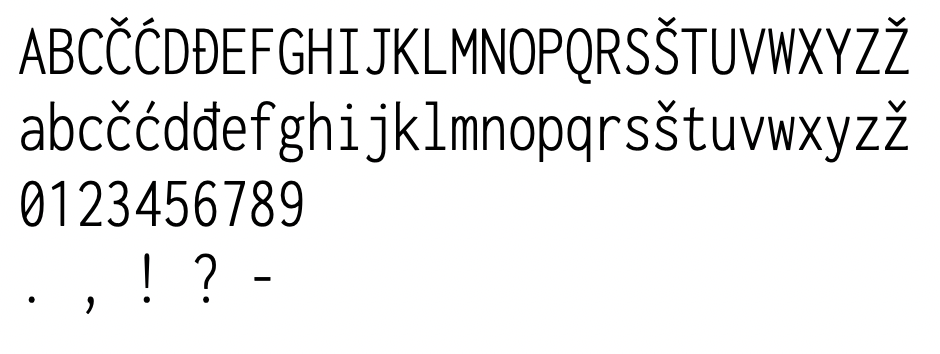
#> input picture data/inconsolata_condensed_light_train.png, 940 x 354 px; its folder holds only this picture in this run
$ python -i classification.py   (imports and definitions only)
#> lines starting #> are read from the running program, lines starting #| are printed output that depends on the picture; after the words box and inside, x2 and y2 are one past the last pixel; in counts of white or black regions, pixels touching at a corner belong together
#> further down, picture is the input picture: shape (354, 940, 3); mean B, G, R 235.5, 235.5, 235.5
### ocr/processing.py
import cv2
import numpy as np

from ocr.segmentation import find_contours


# [62 lines left out: function autocrop, not called in this run]


def display_rect(image, rect, color=(0, 0, 255), thickness=1):
    x, y, w, h = rect
    cv2.rectangle(image, (x, y), (x + w, y + h), color, thickness)


def remove_noise(img, threshold=0.1, pad=0, blur_size=1):
    """
    Function for removing objects on the border, for example, because the image was not cropped correctly.

    :param img: input image
    :param threshold: it is assumed that the objects want to delete can be found in threshold % of the image in
                            each dimension
    :param pad: number of pixels by which the image was padded in each direction

    """
#> called with threshold = 0.1, pad = 0, blur_size = 1
    original = img.copy()
    if len(img.shape) > 2:
        img = cv2.cvtColor(img, cv2.COLOR_BGR2GRAY)

    img = cv2.blur(img, (blur_size, blur_size), 0)
    img = cv2.adaptiveThreshold(img, 255, cv2.ADAPTIVE_THRESH_GAUSSIAN_C,
                                cv2.THRESH_BINARY_INV, 11, 2)
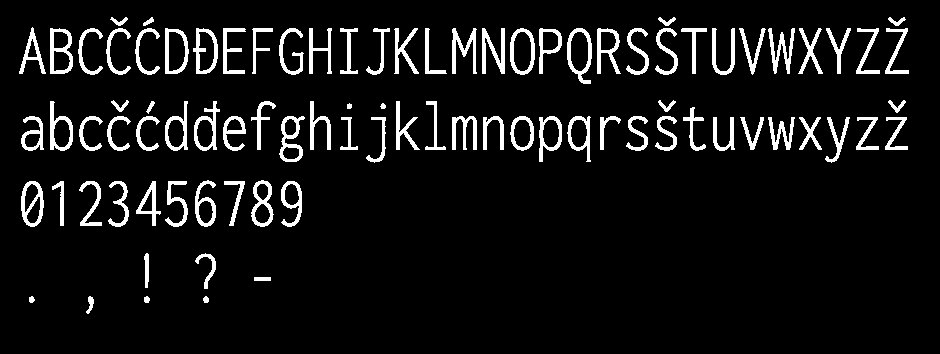
#> img: shape (354, 940); 7.7% white; 89 white regions

    contours, _ = cv2.findContours(img, cv2.RETR_EXTERNAL, cv2.CHAIN_APPROX_SIMPLE)
#> contours = 89 contours, 2 with area under 20; largest, box (x1, y1, x2, y2) and area: (567, 28, 592, 84) 963, (510, 28, 535, 75) 928, (165, 28, 189, 74) 897, (50, 28, 73, 74) 882, (193, 28, 218, 74) 839

    for cnt in contours:
        x, y, w, h = cv2.boundingRect(cnt)
        if (y <= pad + 1 and y + h <= threshold * (img.shape[0] + 2 * pad)) \
                or y >= (1.0 - threshold) * (2 * pad + img.shape[0]):
            # or (x <= pad + 1 and x + w <= threshold * (2*pad + img.shape[1]))\
            # or x >= (1.0 - threshold)*(2*pad + img.shape[1]):

            original[y:y + h, x:x + w] = 255
#> this loop made 89 passes
#> (x, y, w, h) on passes 1, 2, 3, 4, 6, 7, 8, 9, 10, 11, 12, 13: (203, 296, 6, 7), (144, 296, 6, 7), (86, 296, 8, 18), (29, 296, 6, 7), (195, 253, 21, 36), (144, 253, 5, 35), (281, 181, 21, 46), (224, 181, 21, 45), (165, 181, 23, 46), (136, 181, 25, 45), (108, 181, 21, 46), (79, 181, 23, 45)
#> (cnt, x, y, w, h) on pass 5: ([[254, 277], [254, 280], [270, 280], [270, 277]], 254, 277, 17, 4)

    return original


# [23 lines left out: function add_padding_to_characters, not called in this run]

### ocr/classification.py
import cv2
import numpy as np
import os
import shutil
import time

from ocr.segmentation import process_image, region_from_segment
from ocr.processing import autocrop, remove_noise, add_padding_to_characters

from sklearn.neighbors import KNeighborsClassifier
from skimage.metrics import structural_similarity
from scipy.spatial.distance import pdist, squareform

IMG_EXTENSIONS = ["jpg", "jpeg", "png"]
BLUR_SIZE = 1


# [18 lines left out: function image_euclidean_distance, not called in this run]


def process_training_data(font_name, label_file="labels.txt", folder_name="train_data",
                          feature_size=50, new_folder_path=None,
                          padding_eps=None):
    """
    The function loads the image data from folder_path and processes the images
    (grayscale -> blur -> thresholding -> optional padding -> resize to FEATURE_SIZExFEATURE_SIZE )
    and saves the processed images to new_folder_path.

    :param font_name: name of the font
    :param label_file: name of the file containing image filenames and classes
    :param folder_name: path of the folder which contains text file "labels.txt" containing image
    :param feature_size: size of the resulting image (in each dimension)
    :param new_folder_path: path of the folder to which the images will be saved
    :param padding_eps: if padding_eps is not None, padding_eps is the threshold used to determine
        which characters should be padded
    """

    folder_path = os.path.join("data", "fonts", font_name, folder_name)
    img_paths = os.listdir(folder_path)
    img_paths = [img_path for img_path in img_paths if img_path.split(".")[-1] in IMG_EXTENSIONS]

    if new_folder_path is None:
        new_folder_path = os.path.join("data", "fonts", font_name + "_{0}x{0}".format(feature_size), folder_name)
        os.makedirs(new_folder_path, exist_ok=True)

    shutil.copy(os.path.join(folder_path, label_file), os.path.join(new_folder_path, label_file))

    for img_path in img_paths:
        img = cv2.imread(os.path.join(folder_path, img_path), cv2.IMREAD_GRAYSCALE)

        # cv2.imshow("original character", img)
        # cv2.waitKey(0)

        # TODO: blur or not to blur? if the blur size is equal to 1,
        img = cv2.blur(img, (BLUR_SIZE, BLUR_SIZE), 0)
        # blurred = cv2.GaussianBlur(img,(BLUR_SIZE,BLUR_SIZE),cv2.BORDER_DEFAULT)

        # img_thresh = cv2.adaptiveThreshold(blurred, 255, cv2.ADAPTIVE_THRESH_GAUSSIAN_C, cv2.THRESH_BINARY, 7, 6)
        img = cv2.threshold(img, 0, 255, cv2.THRESH_OTSU)[1] # THRESH_OTSU

        if padding_eps is not None:
            img = add_padding_to_characters(img, eps=padding_eps)

        img = cv2.resize(img, (feature_size, feature_size))

        # cv2.imshow("processed character", img)
        # cv2.waitKey(0)

        cv2.imwrite(os.path.join(new_folder_path, img_path), img)


# [87 lines left out: functions load_data_from_folder, prepare_knn_classifier, not called in this run]


def classify(img, font_name="inconsolata_condensed_regular", feature_size=50, show_steps=False, metric='imed'):
    """
    Function performing the classification on an image containing text of the same font.

    :param img: image containing text
    :param font_name: font name
    :param feature_size: if the training data is not yet processed,
                            the processing will be performed with the particular feature size
    :param show_steps: if True, the steps of the process will be visualised
    :param metric: distance metric used in the classification algorithm
    :return ocr_result: result of the knn classification on the detected text in image
    """

    PAD = 20
    # sometimes the contours are off by one/several pixels so the OFFSET variables corrects the boxes
    OFFSET_Y = 0
    OFFSET_X = 0

    if "condensed" in font_name:
        padding_eps = 0.6
    else:
        padding_eps = 0.3

    img = remove_noise(img)
    # pad image so the contours are found properly
    img = cv2.copyMakeBorder(img, top=PAD, bottom=PAD, left=PAD, right=PAD, borderType=cv2.BORDER_CONSTANT,
                             value=(255, 255, 255))
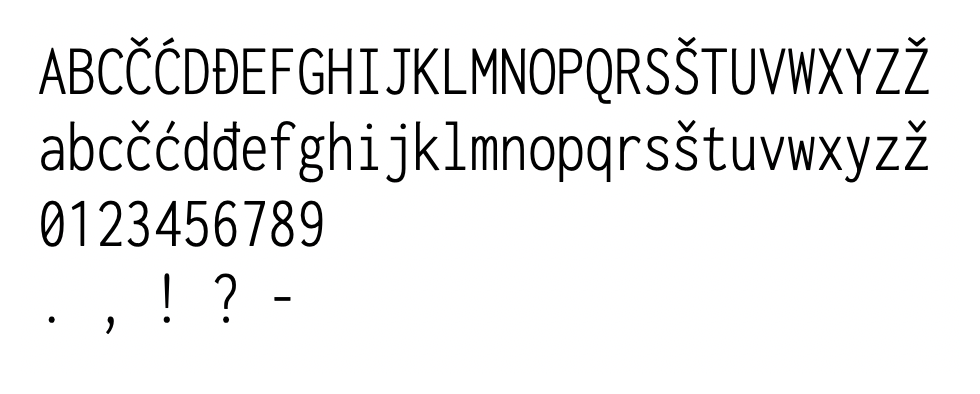
#> img: shape (394, 980, 3); mean B, G, R 238.2, 238.2, 238.2

    # process training data if it hasn't been done already
    train_data_path = os.path.join("data", "fonts", font_name + "_{0}x{0}".format(feature_size), "train_data")
    if not os.path.exists(train_data_path):
        process_training_data(font_name, feature_size=feature_size, padding_eps=padding_eps)

    # prepare the classifier
    model, train_dict, char_to_int = prepare_knn_classifier(train_data_path, metric=metric)

    # process the image; break it up into lines and then each line into characters
    lines, line_imgs = process_image(img, show_steps=show_steps, offset_x=OFFSET_X, offset_y=OFFSET_Y)

    # extract and classify characters
    ocr_result = []
    for line, line_img in zip(lines, line_imgs):
        max_width = np.max(line[:,2])
        line_img = np.uint8(line_img)

        # detecting space between characters based on the bounding box coordinates
        space_inds = []
        for i in range(len(line)-1):
            x_l, _, w_l, _ = line[i]
            x_r, _, w_r, _ = line[i+1]

            # it the distance between two adjacent bounding boxes is larger than some threshold, assume
            # that that is a space character (does not recognize multiple spaces currently)
            # TODO: check the threshold max_width for edge cases
            if x_r > max_width + (x_l + w_l):
                space_inds.append(i+1)

        # feature extraction
        features = []
        for segment in line:
            box = np.uint8(region_from_segment(line_img, segment))
            box = autocrop(box)
            box = cv2.erode(box, (3,3))
            box = cv2.blur(box, (BLUR_SIZE, BLUR_SIZE), 0)
            # box = cv2.threshold(box, 0, 255, cv2.THRESH_OTSU)[1]
            box = add_padding_to_characters(box, eps=padding_eps)
            box = cv2.resize(box, (feature_size, feature_size))
            box = cv2.threshold(box, 0, 255, cv2.THRESH_OTSU)[1]

            # cv2.imshow("char", box)
            # cv2.waitKey(0)

            features.append(box.flatten())

        # classify detected characters

        start_class = time.time()
        predictions = model.predict(features)
        # print("Classifying time: ", int(1000*(time.time() - start_class)))
        classes = [train_dict[pred] for pred in predictions]

        if show_steps:
            for i in range(len(classes)):
                x, y, w, h = line[i]

                display_rect(line_img, line[i])
                cv2.putText(line_img, classes[i], (x,y),
                            fontFace=cv2.FONT_HERSHEY_COMPLEX, fontScale=1, color=(0,0,0), thickness=2)
            cv2.imshow("line OCR result", line_img)
            cv2.waitKey(0)

        # insert detected spaces
        for i, space_ind in enumerate(space_inds):
            classes.insert(space_ind + i, " ")

        ocr_result.append("".join(classes))

    ocr_result = "\n".join(ocr_result)

    return ocr_result

>>> import cv2
>>> picture = cv2.imread('../data/inconsolata_condensed_light_train.png')
#> (the run stopped early here; a loop or call above may not have finished)

$ run again, on data/inconsolata_condensed_regular_train.png
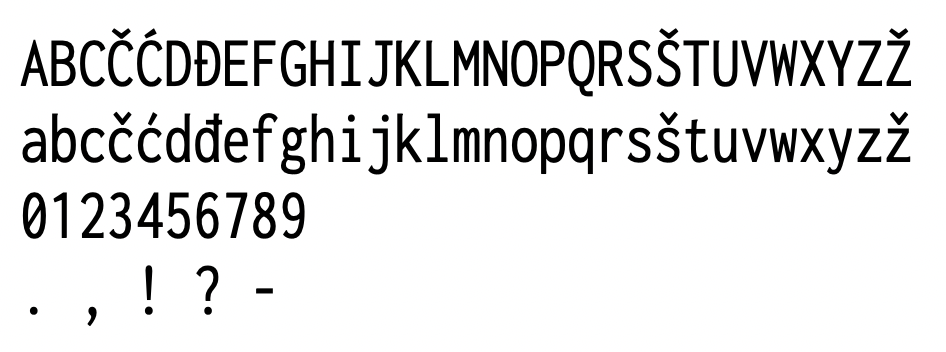
#> input picture data/inconsolata_condensed_regular_train.png, 946 x 352 px
#> picture is the input picture: shape (352, 946, 3); mean B, G, R 229.3, 229.3, 229.3
#> in remove_noise, `img = cv2.adaptiveThreshold(img, 255, cv2.ADAPTIVE_THRESH_GAUSSIAN_C, ..`:
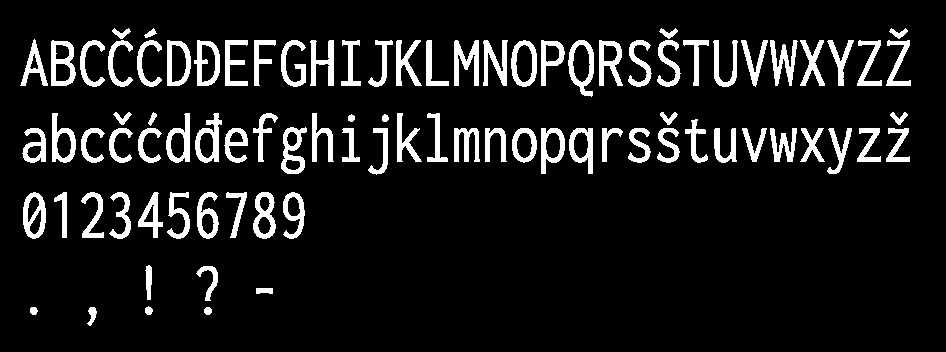
#> img: shape (352, 946); 10.1% white; 89 white regions
#> contours = 89 contours; largest, box (x1, y1, x2, y2) and area: (568, 40, 594, 97) 1004, (511, 40, 537, 87) 954, (51, 40, 76, 86) 938, (167, 40, 191, 86) 909, (194, 40, 220, 86) 890
#> the loop in remove_noise, `for cnt in contours:` made 89 passes
#> (x, y, w, h) on passes 1 to 8: (204, 307, 8, 8), (87, 307, 10, 19), (30, 307, 8, 8), (145, 306, 8, 9), (256, 288, 17, 6), (196, 266, 22, 35), (145, 265, 7, 35), (283, 192, 22, 47)
#> in classify, `img = cv2.copyMakeBorder(img, top=PAD, bottom=PAD, left=PAD, right=PAD..`:
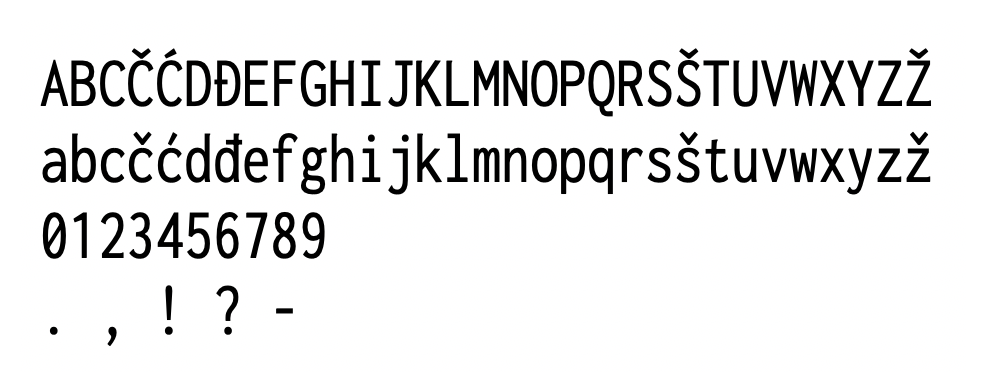
#> img: shape (392, 986, 3); mean B, G, R 232.8, 232.9, 232.8

$ run again, on data/inconsolata_condensed_semibold.png
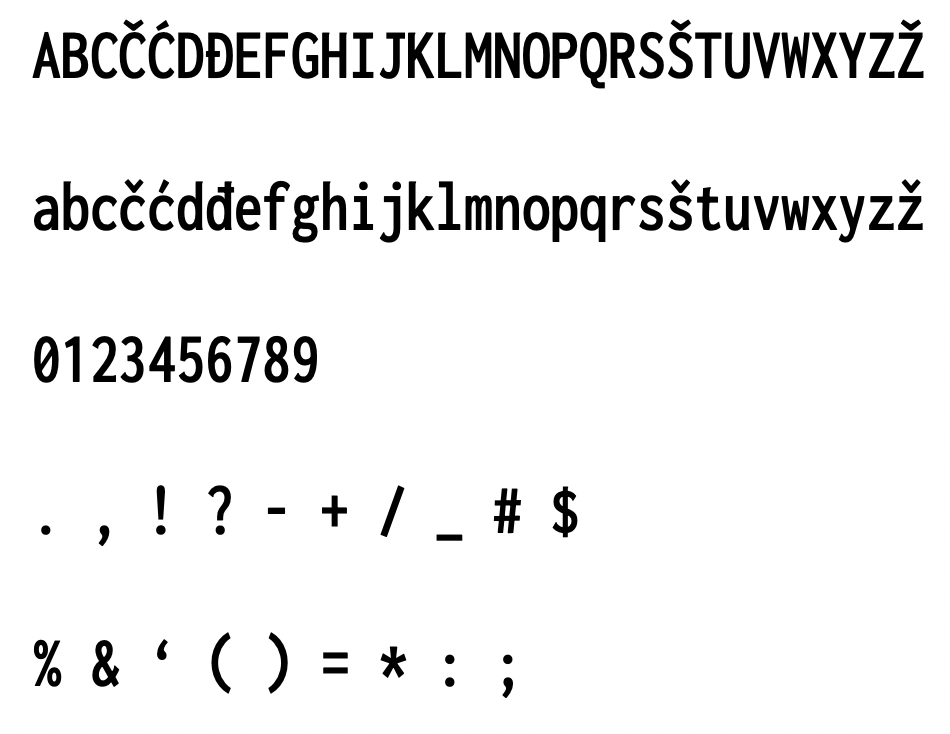
#> input picture data/inconsolata_condensed_semibold.png, 950 x 734 px
#> picture is the input picture: shape (734, 950, 3); mean B, G, R 237.6, 237.6, 237.6
#> in remove_noise, `img = cv2.adaptiveThreshold(img, 255, cv2.ADAPTIVE_THRESH_GAUSSIAN_C, ..`:
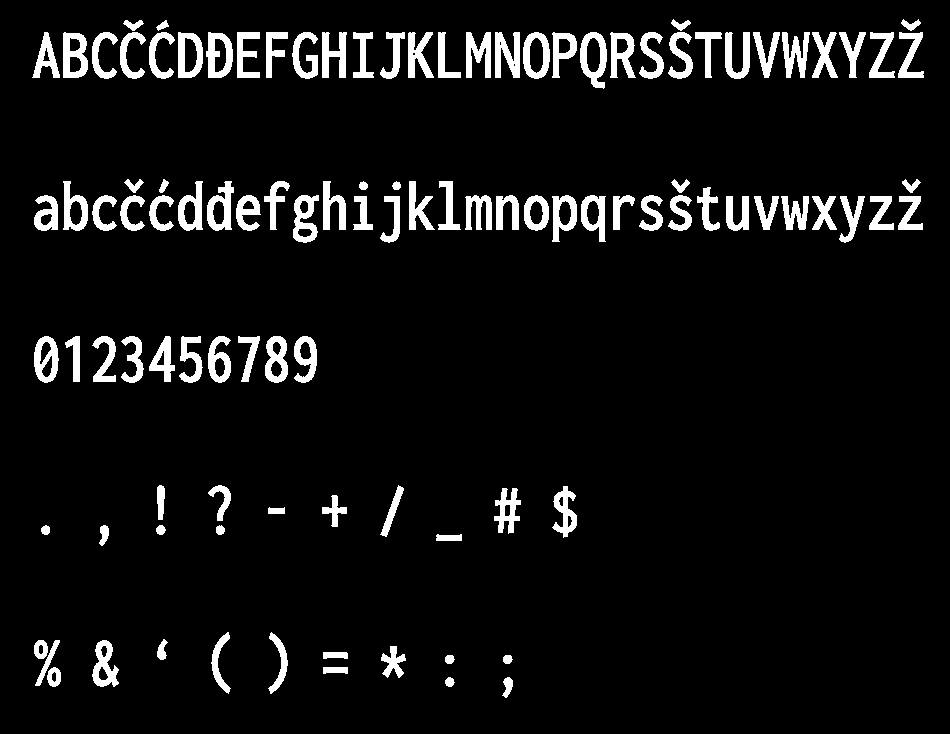
#> img: shape (734, 950); 6.8% white; 108 white regions
#> contours = 108 contours; largest, box (x1, y1, x2, y2) and area: (580, 32, 607, 89) 1069, (523, 32, 550, 79) 995, (178, 32, 203, 78) 966, (206, 32, 233, 78) 964, (63, 32, 88, 78) 960
#> the loop in remove_noise, `for cnt in contours:` made 108 passes
#> (x, y, w, h) on passes 1 to 8: (502, 677, 11, 21), (445, 677, 10, 10), (323, 667, 25, 7), (47, 667, 14, 20), (503, 655, 10, 9), (445, 655, 10, 9), (323, 652, 25, 7), (381, 646, 25, 32)
#> in classify, `img = cv2.copyMakeBorder(img, top=PAD, bottom=PAD, left=PAD, right=PAD..`:
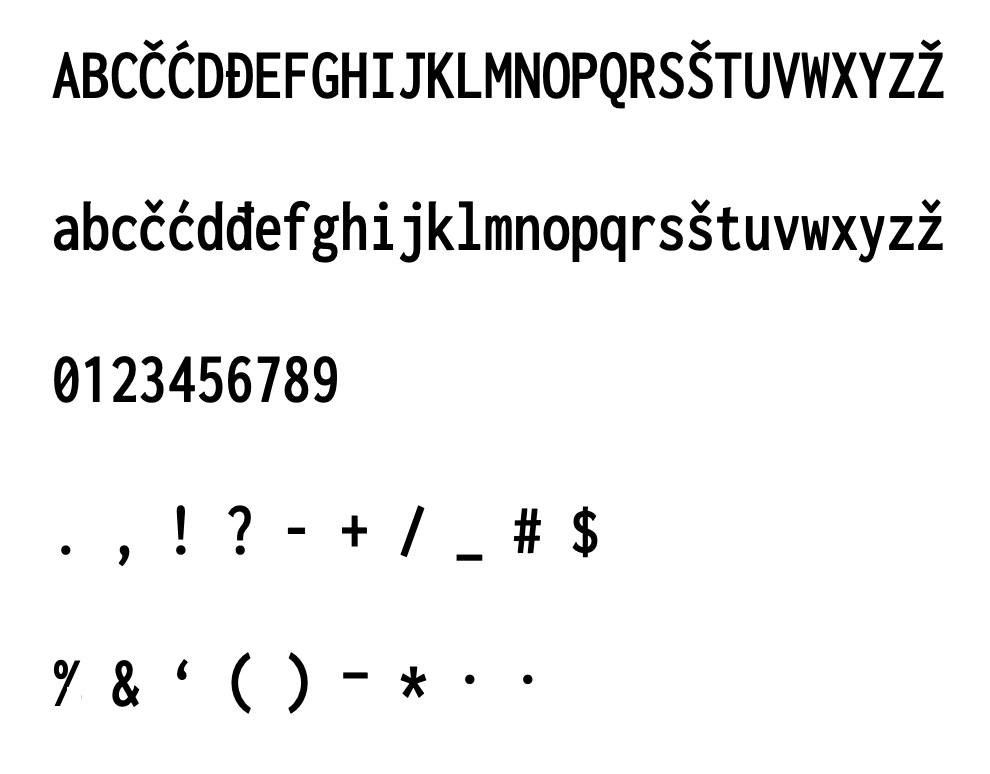
#> img: shape (774, 990, 3); mean B, G, R 239.4, 239.4, 239.4
